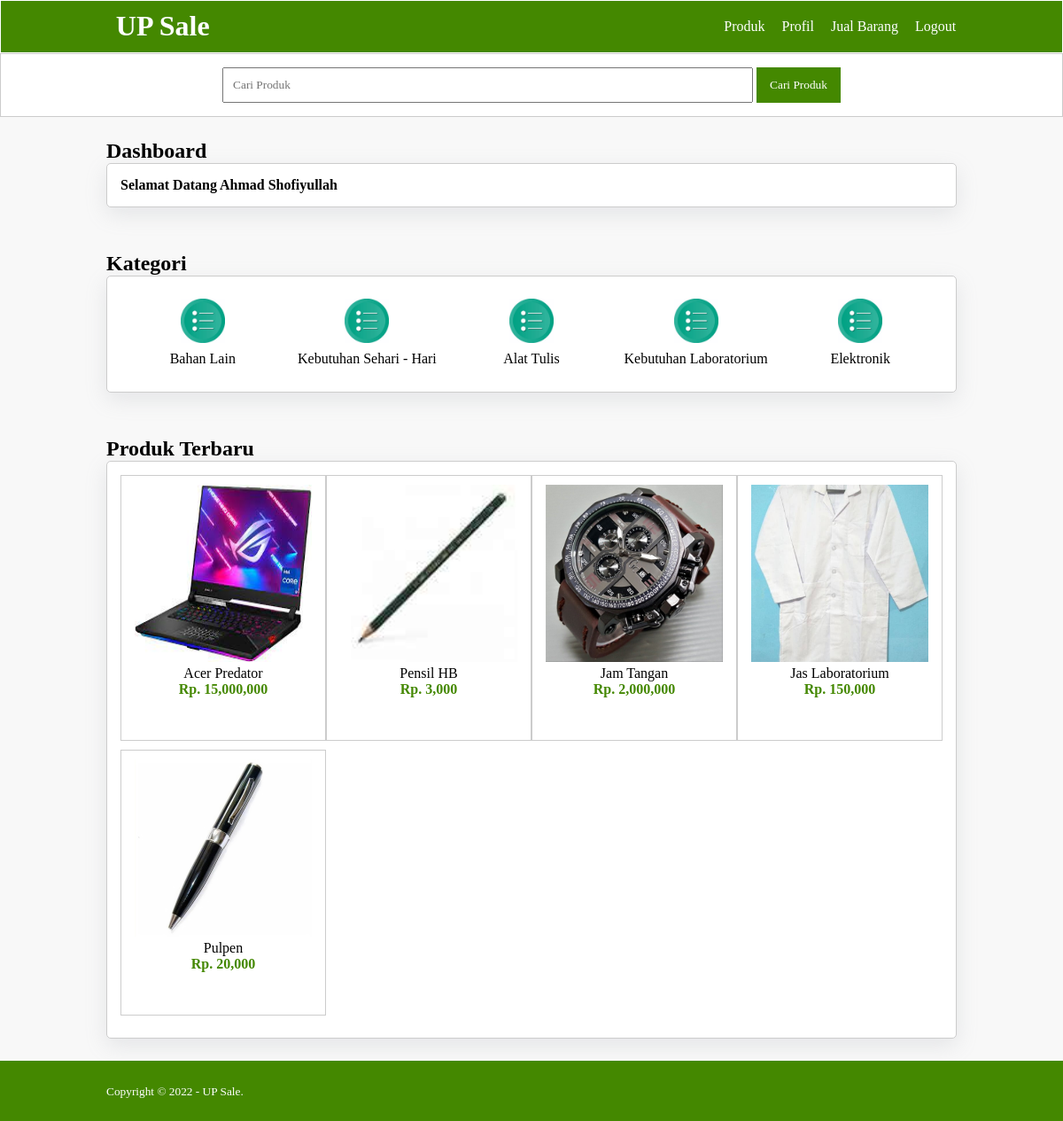
Page /dashboard.php (signed in) on the committed database.
### tables this page shows
CREATE TABLE `tb_category` (
  `category_id` int(11) NOT NULL,
  `category_name` varchar(30) NOT NULL
);

CREATE TABLE `tb_product` (
  `product_id` int(11) NOT NULL,
  `category_id` int(11) NOT NULL,
  `user_id` int(11) NOT NULL,
  `product_name` varchar(30) NOT NULL,
  `product_price` int(11) NOT NULL,
  `product_description` text NOT NULL,
  `product_image` varchar(100) NOT NULL,
  `product_status` tinyint(1) NOT NULL,
  `date_created` timestamp NOT NULL DEFAULT current_timestamp()
);

### dashboard.php (the view, shortened to what this page needs)
<?php
include 'db.php';
$id_user = $_SESSION['id'];
?>
<!DOCTYPE html>
<html lang="en">
<head>
    <link rel="stylesheet" type="text/css" href="css/style.css">
</head>
<body>
    <header>
        <div class="container">
            <h1><a href="dashboard.php">UP Sale</a></h1>
            <ul>
                <li><a href="dashboard.php">Produk</a></li>
                <li><a href="profil.php">Profil</a></li>
                <li><a href="data-produk.php">Jual Barang</a></li>
                <li><a href="logout.php">Logout</a></li>
            </ul>
        </div>
    </header>
    <div class="search">
        <div class="container">
            <form action="produk.php">
                <input type="text" name="search" placeholder="Cari Produk">
                <input type="submit" name="cari" value="Cari Produk">
            </form>
        </div>
    </div>
    <div class="section">
        <div class="container">
            <h2>Dashboard</h2>
            <div class="box">
                <h4>Selamat Datang <?php echo $_SESSION['user_apk']->nama_lengkap ?></h4>
            </div>
        </div>
    </div>
    <div class="section">
        <div class="container">
            <h2>Kategori</h2>
            <div class="box">
                <?php
                $kategori = mysqli_query($conn, "SELECT * FROM tb_category ORDER BY category_id DESC");
                if (mysqli_num_rows($kategori) > 0) {
                    while ($k = mysqli_fetch_array($kategori)) {
                ?>
                        <a href="produk.php?kat=<?php echo $k['category_id'] ?>">
                            <div class="col-5">
                                <img src="img/icon-kategori.png" width="50px" style="margin-bottom:5px;">
                                <p><?php echo $k['category_name'] ?></p>
                            </div>
                        </a>
                    <?php }
                } else { ?>
                    <p>Kategori Tidak Ada</p>
                <?php } ?>
            </div>
        </div>
    </div>
    <div class="section">
        <div class="container">
            <h2>Produk Terbaru</h2>
            <div class="box">
                <?php
                $produk = mysqli_query($conn, "SELECT * FROM tb_product WHERE product_status = 1 AND user_id != '" . $id_user . "' ORDER BY product_id DESC ");
                if (mysqli_num_rows($produk) > 0) {
                    while ($p = mysqli_fetch_array($produk)) {
                ?>
                        <a href="detail-produk.php?id= <?php echo $p['product_id'] ?> ">
                            <div class="col-4">
                                <center>
                                    <img src="produk/<?php echo $p['product_image'] ?>">
                                    <p class="nama"><?php echo substr($p['product_name'], 0, 30)  ?></p>
                                    <p class="harga">Rp. <?php echo number_format($p['product_price']) ?></p>
                                </center>
                            </div>
                        </a>
                    <?php }
                } else { ?>
                    <p>Produk Tidak Ada </p>
                <?php } ?>
            </div>
        </div>
    </div>
    <footer>
        <div class="container">
            <small>Copyright &copy; 2022 - UP Sale. </small>
        </div>
    </footer>
</body>
</html>

### css/style.css (style rules this page uses)
* { padding: 0; margin: 0; font-family: 'Quicksand', sand-serif; }
body { background-color: #f8f8f8; }
a { color: inherit; text-decoration: none; }
header { border:1px solid; background-color: rgb(68, 136, 0); color: #fff; }
header h1 { float: left; padding:10px; }
header ul { float: right; }
header ul li { display: inline-block; }
header ul li a { padding:20px 0 20px 15px; display:inline-block; }
footer { padding:25px 0; background-color: rgb(68, 136, 0); color: #fff }
.container { width: 80%; margin:0 auto; }
.container:after { content: ''; display: block; clear: both; }
.section { padding:25px 0; }
.box { background-color: #fff; border:1px solid #ccc; padding:15px; box-sizing: border-box; margin:10px 0 25 0; border-radius: 5px; box-shadow: rgba(149, 157, 165, 0.2) 0px 8px 24px; }
.box:after { content: ''; display: block; clear: both; }
.search { padding:15px 0; background-color: #fff; border:1px solid #ccc; text-align: center; }
.search input[type=text] { width: 60%; padding: 10px; }
.search input[type=submit] { padding: 12px 15px; background-color: rgb(68, 136, 0); color:#fff; border: none; cursor: pointer; }
.col-5 { width: 20%; height: 100px; text-align: center; float:left; padding: 10px; box-sizing: border-box; }
.col-4 { width: 25%; height: 300px; border: 1px solid #ccc; float: left; padding: 10px; box-sizing: border-box; margin-bottom: 10px; }
.col-4 img { width: 200px; height: 200px; }
.col-4 .harga { font-weight: bold; color: rgb(68, 136, 0); }

### rows in the picture
tb_category: category_name "Bahan Lain"
tb_category: category_name "Kebutuhan Sehari - Hari"
tb_category: category_name "Alat Tulis"
tb_category: category_name "Kebutuhan Laboratorium"
tb_category: category_name "Elektronik"
tb_product: product_image (picture), product_name "Acer Predator", product_price "15,000,000"
tb_product: product_image (picture), product_name "Pensil HB", product_price "3,000"
tb_product: product_image (picture), product_name "Jam Tangan", product_price "2,000,000"
tb_product: product_image (picture), product_name "Jas Laboratorium", product_price "150,000"
tb_product: product_image (picture), product_name "Pulpen", product_price "20,000"

### other values in the picture
$_SESSION['user_apk']->nama_lengkap "Ahmad Shofiyullah"
